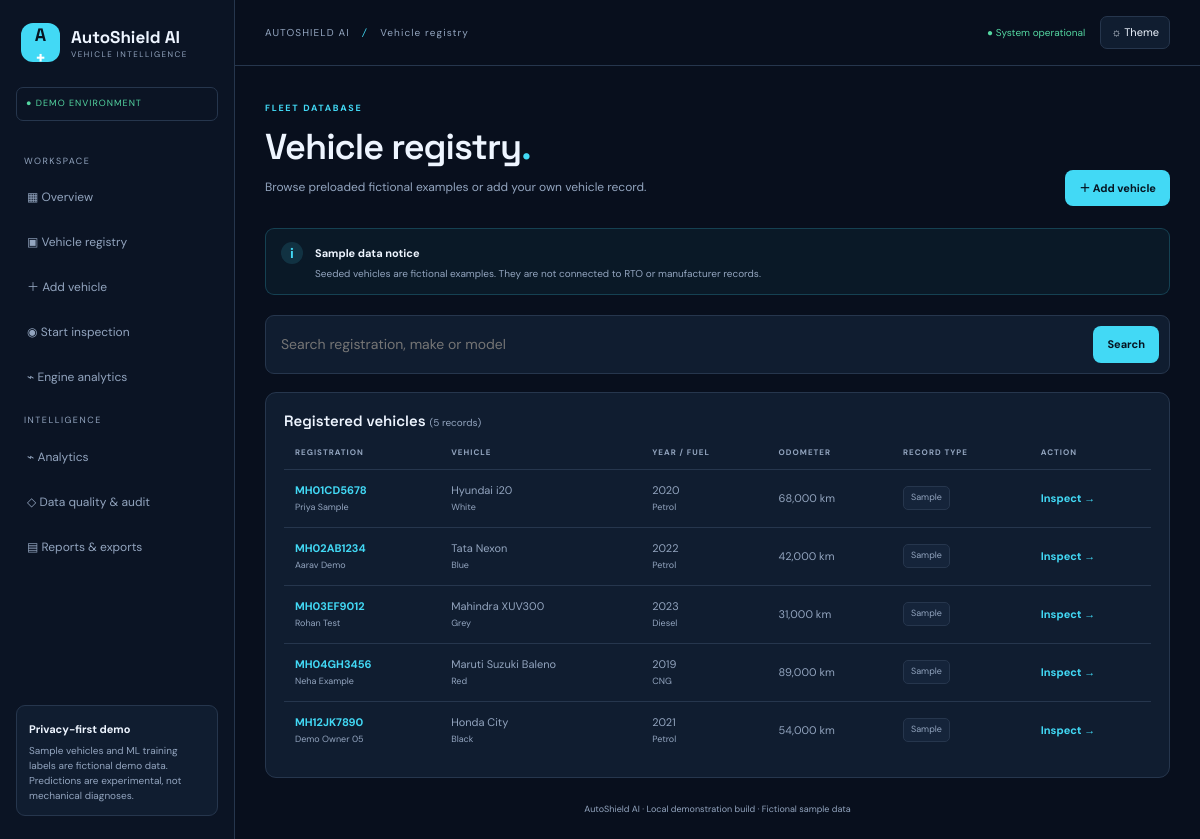
Page /vehicles on the committed database.
### tables this page shows
CREATE TABLE vehicles(
          id INTEGER PRIMARY KEY, plate TEXT UNIQUE, make TEXT, model TEXT, year INTEGER,
          color TEXT, fuel TEXT, owner TEXT, reg_status TEXT, insurer TEXT,
          insurance_expiry TEXT, puc_expiry TEXT, reg_expiry TEXT, notes TEXT, engine_cc INTEGER, odometer_km INTEGER DEFAULT 0, annual_km INTEGER DEFAULT 12000, services_last_5y INTEGER DEFAULT 0, engine_fault_codes INTEGER DEFAULT 0, harsh_driving_events INTEGER DEFAULT 0, last_service_date TEXT, sample_record INTEGER DEFAULT 1);

### app.py (the view)
@app.route("/vehicles")
def vehicles():
    q=request.args.get("q","").strip().upper()
    with conn() as c:
        rows=c.execute("SELECT * FROM vehicles WHERE UPPER(plate) LIKE ? OR UPPER(make) LIKE ? OR UPPER(model) LIKE ? ORDER BY plate",
          (f"%{q}%",f"%{q}%",f"%{q}%")).fetchall()
    return render_template("vehicles.html",vehicles=rows,q=q)

### app.py (called while the page is built)
def conn():
    c = sqlite3.connect(DB)
    c.row_factory = sqlite3.Row
    return c

@app.context_processor
def globals_for_templates():
    return {"expiry": expiry}

### templates/vehicles.html
{% extends "base.html" %}{% block title %}Vehicle Registry · AutoShield{% endblock %}{% block crumb %}Vehicle registry{% endblock %}{% block content %}<div class="hero"><div><small class="eyebrow">FLEET DATABASE</small><h1>Vehicle registry<span>.</span></h1><p>Browse preloaded fictional examples or add your own vehicle record.</p></div><a class="btn" href="{{url_for('add_vehicle')}}">＋ Add vehicle</a></div><div class="notice"><b>i</b><div><strong>Sample data notice</strong><p>Seeded vehicles are fictional examples. They are not connected to RTO or manufacturer records.</p></div></div><form class="search" method="get"><input name="q" value="{{q}}" placeholder="Search registration, make or model"><button class="btn">Search</button></form><section class="panel"><h2>Registered vehicles <small>({{vehicles|length}} records)</small></h2><div class="scroll"><table><thead><tr><th>REGISTRATION</th><th>VEHICLE</th><th>YEAR / FUEL</th><th>ODOMETER</th><th>RECORD TYPE</th><th>ACTION</th></tr></thead><tbody>{% for v in vehicles %}<tr><td><a href="{{url_for('vehicle',vid=v.id)}}">{{v.plate}}</a><small>{{v.owner}}</small></td><td>{{v.make}} {{v.model}}<small>{{v.color or 'Colour not recorded'}}</small></td><td>{{v.year}}<small>{{v.fuel}}</small></td><td>{{'{:,}'.format(v.odometer_km or 0)}} km</td><td><span class="pill">{{'Sample' if v.sample_record else 'User added'}}</span></td><td><a href="{{url_for('inspections')}}?vehicle={{v.id}}">Inspect →</a></td></tr>{% else %}<tr><td colspan="6">No matching vehicles.</td></tr>{% endfor %}</tbody></table></div></section>{% endblock %}

### templates/base.html
<!doctype html><html lang="en" data-theme="dark"><head><meta charset="utf-8"><meta name="viewport" content="width=device-width,initial-scale=1"><title>{% block title %}AutoShield AI{% endblock %}</title><link rel="stylesheet" href="{{url_for('static',filename='style.css')}}"><script src="https://cdn.jsdelivr.net/npm/chart.js"></script><script defer src="{{url_for('static',filename='app.js')}}"></script></head><body><div class="layout"><aside class="sidebar"><a class="brand" href="{{url_for('dashboard')}}"><span class="logo">A<span>+</span></span><span><b>AutoShield AI</b><small>VEHICLE INTELLIGENCE</small></span></a><div class="demo">● DEMO ENVIRONMENT</div><nav><label>WORKSPACE</label><a href="{{url_for('dashboard')}}">▦ Overview</a><a href="{{url_for('vehicles')}}">▣ Vehicle registry</a><a href="{{url_for('add_vehicle')}}">＋ Add vehicle</a><a href="{{url_for('inspections')}}">◉ Start inspection</a><a href="{{url_for('engine_analytics')}}">⌁ Engine analytics</a><label>INTELLIGENCE</label><a href="{{url_for('analytics')}}">⌁ Analytics</a><a href="{{url_for('data_quality')}}">◇ Data quality & audit</a><a href="{{url_for('reports')}}">▤ Reports & exports</a></nav><div class="sidebar-note"><b>Privacy-first demo</b><p>Sample vehicles and ML training labels are fictional demo data. Predictions are experimental, not mechanical diagnoses.</p></div></aside><main><header><span>AUTOSHIELD AI <i>/</i> {% block crumb %}Overview{% endblock %}</span><div><span class="sys">● System operational</span><button id="theme-toggle">☼ Theme</button></div></header><section class="content">{% with messages=get_flashed_messages(with_categories=true) %}{% for cat,msg in messages %}<div class="flash {{cat}}">{{msg}}</div>{% endfor %}{% endwith %}{% block content %}{% endblock %}<footer>AutoShield AI · Local demonstration build · Fictional sample data</footer></section></main></div></body></html>

### static/css/style.css (style rules this page uses)
:root { --bg:#080f1d;--side:#0b1424;--panel:#101d30;--panel2:#15243a;--border:#26364d;--text:#eef5ff;--muted:#93a5bf;--cyan:#42d9f5;--red:#ff5267;--amber:#f6b84a;--green:#54d6a1;--purple:#8b7bff;color-scheme:dark }
* { box-sizing:border-box }
body { margin:0;background:var(--bg);color:var(--text);font:14px 'DM Sans',sans-serif;line-height:1.5 }
a { color:var(--cyan);text-decoration:none }
.layout { min-height:100vh }
.sidebar { position:fixed;inset:0 auto 0 0;width:235px;background:var(--side);border-right:1px solid var(--border);padding:23px 16px;display:flex;flex-direction:column }
.brand { display:flex;align-items:center;gap:11px;color:var(--text);padding:0 5px 25px }
.logo { display:grid;place-items:center;width:39px;height:39px;border-radius:12px;background:var(--cyan);color:#071523;font:bold 18px 'Space Grotesk' }
.logo span { color:white }
.brand b,.brand small { display:block }
.brand b { font:700 17px 'Space Grotesk' }
.brand small { font-size:8px;letter-spacing:1.5px;color:var(--muted) }
.demo { font-size:9px;letter-spacing:1px;border:1px solid var(--border);padding:9px;border-radius:7px;color:var(--green);margin-bottom:22px }
nav { display:flex;flex-direction:column;gap:5px }
nav label { color:var(--muted);font-size:9px;letter-spacing:1.5px;margin:12px 8px 4px }
nav a { padding:11px;border-radius:8px;color:var(--muted);font-size:12px }
.sidebar-note { margin-top:auto;background:var(--panel);border:1px solid var(--border);border-radius:9px;padding:12px }
.sidebar-note b { font-size:11px }
.sidebar-note p { font-size:10px;color:var(--muted);margin:4px 0 0 }
.layout main { margin-left:235px }
header { height:66px;border-bottom:1px solid var(--border);display:flex;align-items:center;justify-content:space-between;padding:0 30px;font-size:10px;letter-spacing:1.1px;color:var(--muted) }
header i { padding:0 9px;color:var(--cyan) }
header>div { display:flex;align-items:center;gap:15px }
.sys { color:var(--green);letter-spacing:0 }
button,input,select,textarea { font:inherit }
#theme-toggle { background:var(--panel);border:1px solid var(--border);color:var(--text);padding:7px 10px;border-radius:7px;cursor:pointer;font-size:11px }
.content { max-width:1550px;margin:auto;padding:30px 30px 18px }
.hero,.heading { margin-bottom:22px }
.hero { display:flex;align-items:flex-end;justify-content:space-between;gap:20px }
.eyebrow { font-size:9px;letter-spacing:1.7px;color:var(--cyan);font-weight:700 }
.hero h1,.heading h1 { font:600 clamp(28px,3vw,37px)/1.2 'Space Grotesk';letter-spacing:-1px;margin:9px 0 }
.hero h1 span,.heading h1 span { color:var(--cyan) }
.hero p,.heading p,.panel>p { color:var(--muted);font-size:12px;margin:0 0 10px }
.btn { display:inline-block;border:0;background:var(--cyan);color:#061522;padding:10px 14px;border-radius:8px;font-size:11px;font-weight:700;cursor:pointer }
.notice { display:flex;gap:12px;align-items:flex-start;padding:13px 15px;border:1px solid #42d9f535;background:#42d9f50c;border-radius:9px;margin-bottom:20px }
.notice>b { display:grid;place-items:center;min-width:22px;height:22px;border-radius:50%;background:#42d9f522;color:var(--cyan) }
.notice strong { font-size:11px }
.notice p { font-size:10px;color:var(--muted);margin:3px 0 0 }
.stats article,.panel { background:var(--panel);border:1px solid var(--border);border-radius:11px;min-width:0 }
.panel { padding:18px }
.panel h2 { font:600 15px 'Space Grotesk';margin:0 0 5px }
.panel h2 small { font:400 10px 'DM Sans';color:var(--muted) }
.scroll { overflow:auto }
table { border-collapse:collapse;width:100%;font-size:11px;white-space:nowrap }
th { text-align:left;color:var(--muted);font-size:8px;letter-spacing:1px;padding:11px;border-bottom:1px solid var(--border) }
td { padding:12px 11px;border-bottom:1px solid var(--border);color:var(--muted) }
td a { font-weight:700 }
td small { display:block;color:var(--muted);font-size:9px;margin-top:3px }
tbody tr:last-child td { border-bottom:0 }
.pill { display:inline-block;background:var(--panel2);border:1px solid var(--border);padding:4px 7px;border-radius:5px;font-size:9px;color:var(--muted);white-space:normal }
.search { display:flex;gap:9px;margin-bottom:18px;padding:10px;background:var(--panel);border:1px solid var(--border);border-radius:9px }
.search input { flex:1;min-width:0;background:transparent;color:var(--text);border:0;outline:0;padding:5px }
footer { text-align:center;color:var(--muted);font-size:9px;padding:25px 0 5px }

### rows in the picture
vehicles: plate "MH01CD5678", owner "Priya Sample", make "Hyundai", model "i20", color "White", year "2020", fuel "Petrol", odometer_km "68,000", sample_record "Sample"
vehicles: plate "MH02AB1234", owner "Aarav Demo", make "Tata", model "Nexon", color "Blue", year "2022", fuel "Petrol", odometer_km "42,000", sample_record "Sample"
vehicles: plate "MH03EF9012", owner "Rohan Test", make "Mahindra", model "XUV300", color "Grey", year "2023", fuel "Diesel", odometer_km "31,000", sample_record "Sample"
vehicles: plate "MH04GH3456", owner "Neha Example", make "Maruti Suzuki", model "Baleno", color "Red", year "2019", fuel "CNG", odometer_km "89,000", sample_record "Sample"
vehicles: plate "MH12JK7890", owner "Demo Owner 05", make "Honda", model "City", color "Black", year "2021", fuel "Petrol", odometer_km "54,000", sample_record "Sample"

### other values in the picture
{{ vehicles|length }} "5"
